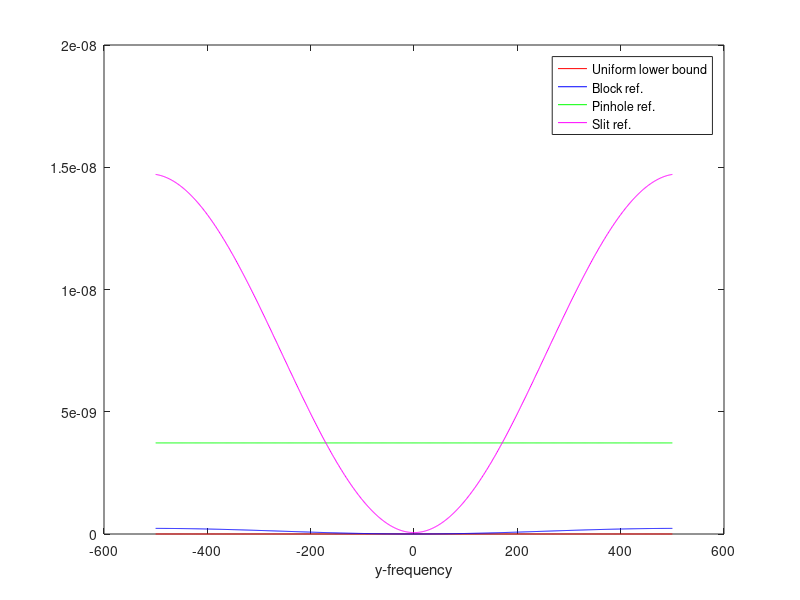

Recreate this plot in MATLAB.
clear all
n=64;
m=1024;
bndry=500;
for k2=-bndry:bndry
    k1=0;
    lower_bnd(k2+bndry+1)=1/(m^4);
    scaler_b(k2+bndry+1)=( (1/(m^2))+2*((n-1)/(m^2))*(1-cos(2*pi*k1/m)) )*( (1/(m^2))+2*((n-1)/(m^2))*(1-cos(2*pi*k2/m)));
    scaler_p(k2+bndry+1)=((n^2)/(m^4));
    scaler_s(k2+bndry+1)=(n/(m^2))*( (1/(m^2))+2*((n-1)/(m^2))*(1-cos(2*pi*k2/m)));
end
figure;
plot([-bndry:bndry],lower_bnd,'red')
hold on;
plot([-bndry:bndry],scaler_b,'blue')
hold on;
plot([-bndry:bndry],scaler_p,'green')
hold on;
plot([-bndry:bndry],scaler_s,'magenta')
hold off
%direction = [1 1 0];
%rotate(hSurface,direction,25)
legend('Uniform lower bound','Block ref.', 'Pinhole ref.', 'Slit ref.')
xlabel('y-frequency')
%ylabel('y-frequency')
%ylim([0,1e-5])